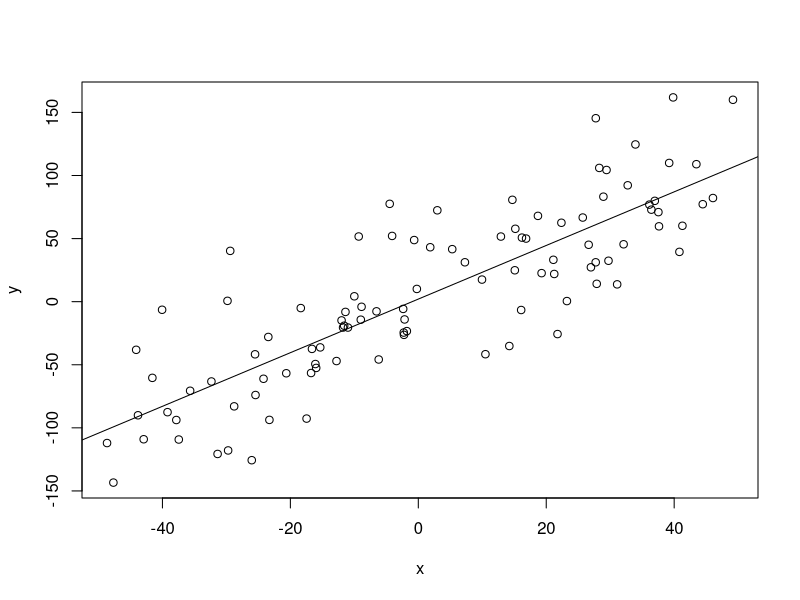
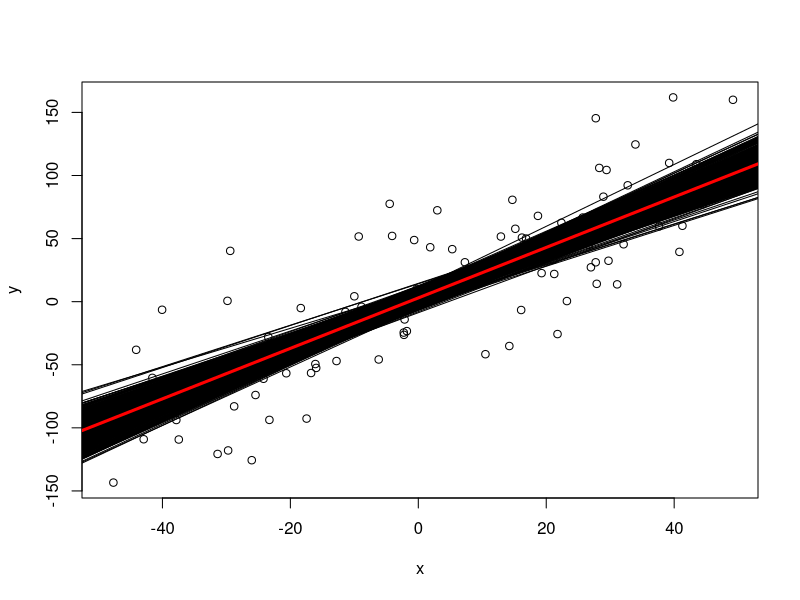
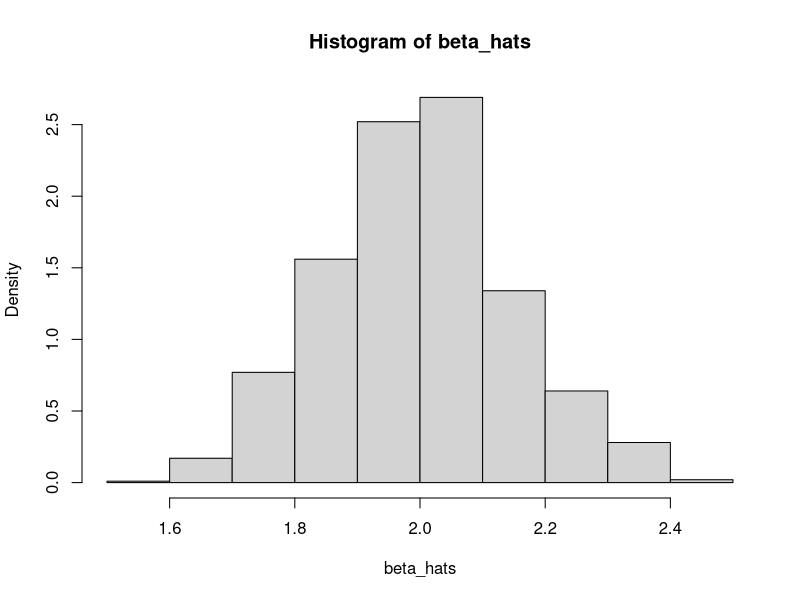
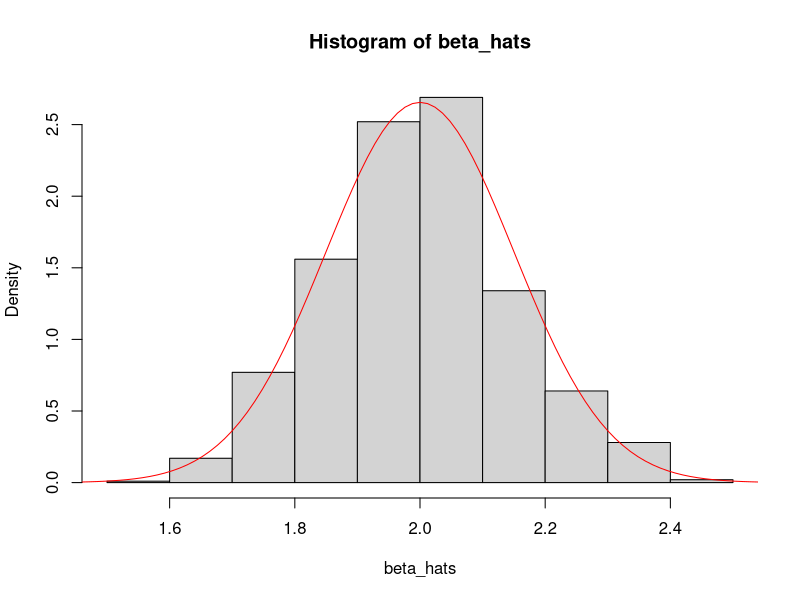
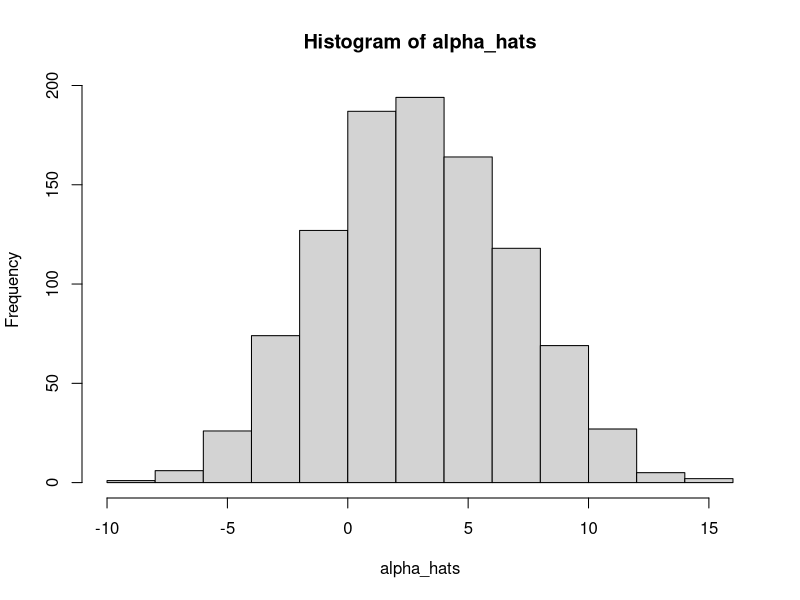
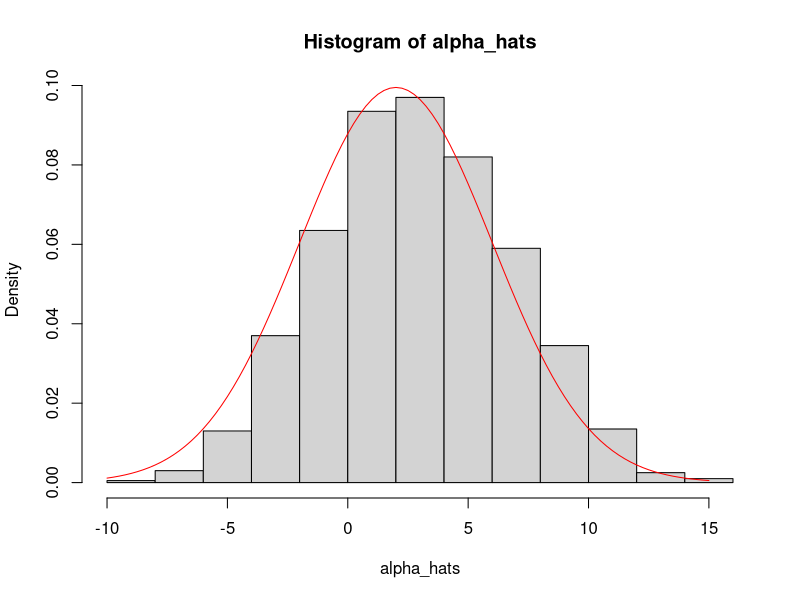

Generate these figures, in order, with R:
## ---- chunk 1

## ---- chunk 2
set.seed(1)
x <- runif(100, min = -50, max = 50)
## ---- chunk 3
eps <- rnorm(100, 0, 40)
y <- 3 + (2 * x) + eps

lm_fit <- lm(y ~ x)
summary(lm_fit)

plot(y ~ x)
abline(lm_fit)
## ---- chunk 4
set.seed(1)
beta_hats <- numeric(1000)
beta_ci <- matrix(0, nrow = 1000, ncol = 2)
alpha_hats <- numeric(1000)
alpha_ci <- matrix(0, nrow = 1000, ncol = 2)

plot(y ~ x)

for (i in 1:1000){
  
  eps <- rnorm(100, 0, 40)
  
  y <- 3 + (2 * x) + eps
  
  ## Fit least squares regression y ~ x, plot the resulting fit.
  lm_fit <- lm(y ~ x)
  
  conf.ints <- confint(lm_fit)
  #plot(y ~ x)
  abline(lm_fit)
  
  beta_hats[i] <- lm_fit$coefficients[2]
  
  beta_ci[i,] <- conf.ints[2,]
  
  alpha_hats[i] <- lm_fit$coefficients[1]
  
  alpha_ci[i,] <- conf.ints[1,]
}

# overlaying the population line
abline(3, 2, lw = 3, col = "red")
## ---- chunk 5
mean(beta_hats)
## ---- chunk 6
var(beta_hats)
## ---- chunk 7
theor_var_beta <- 1600/sum((x - mean(x))^2)
theor_var_beta
## ---- chunk 8
hist(beta_hats, freq = F)
## ---- chunk 9
hist(beta_hats, freq = F)
my.dnorm <- function(z) dnorm(z, 2, sqrt(theor_var_beta))
curve(my.dnorm,
      from = 1.4, to = 2.6,
      add = T, col = "red")
## ---- chunk 10
mean(beta_ci[,1] < 2 & beta_ci[,2] > 2)
## ---- chunk 11
mean(alpha_hats)
## ---- chunk 12
var(alpha_hats)
## ---- chunk 13
theor_var_alpha <- (1600 * sum(x^2))/(length(x)*sum((x - mean(x))^2))
theor_var_alpha
## ---- chunk 14
hist(alpha_hats)
## ---- chunk 15
hist(alpha_hats, freq = F)
my.dnorm <- function(z) dnorm(z, 2, sqrt(theor_var_alpha))
curve(my.dnorm,
      from = -10, to = 15,
      add = T, col = "red")
## ---- chunk 16
mean(alpha_ci[,1] < 2 & alpha_ci[,2] > 2)
